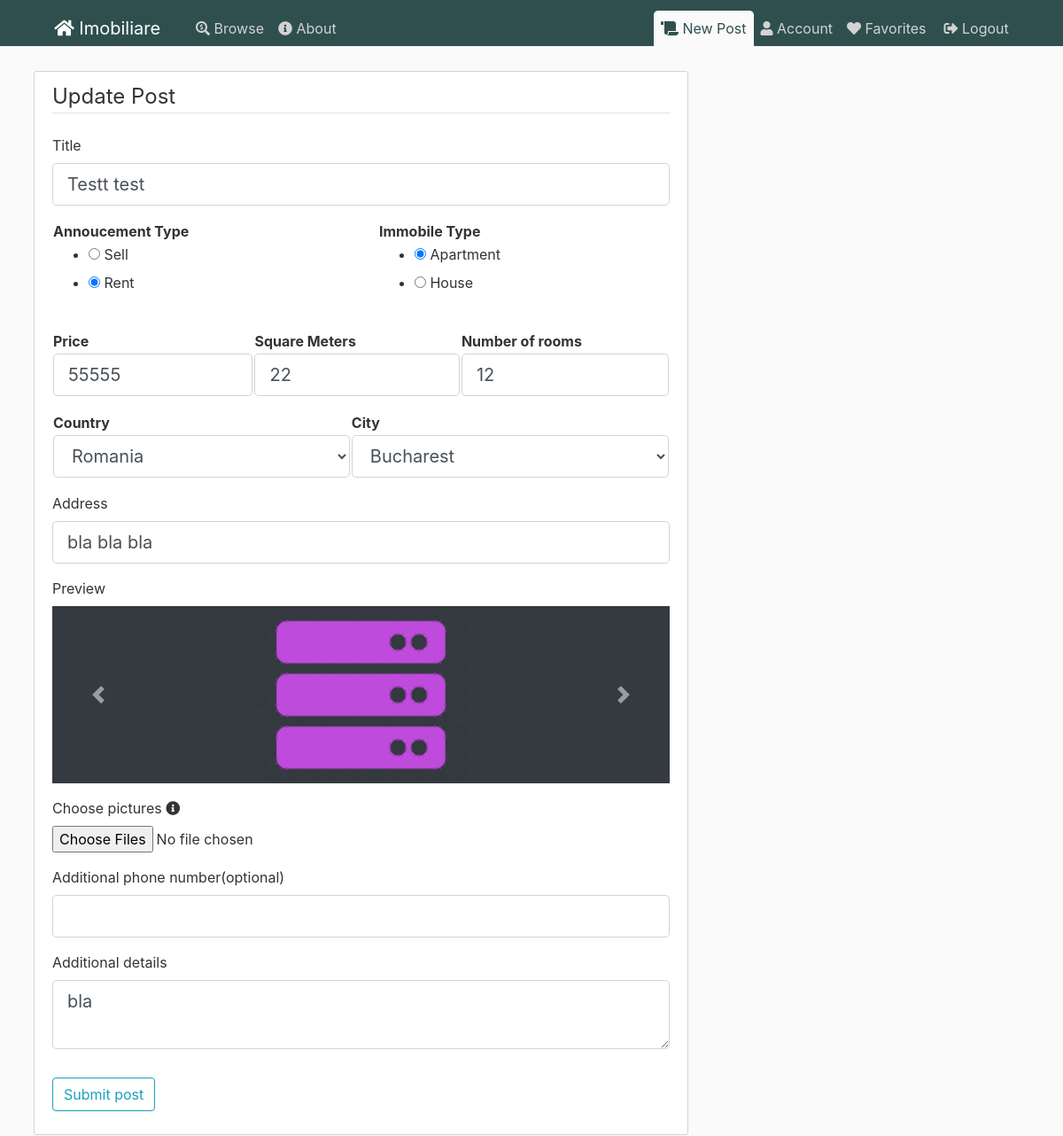
The app's page /post/2/update (signed in) with its own data.
### flaskblog/models.py (models this page shows, shortened)
class Post(db.Model):
    id = db.Column(db.Integer, primary_key=True)
    title = db.Column(db.String(100), nullable=False)
    date_posted = db.Column(db.DateTime, nullable=False, default=datetime.utcnow)
    content = db.Column(db.Text, nullable=False)
    user_id = db.Column(db.Integer, db.ForeignKey('user.id'), nullable=False)
    city_id = db.Column(db.Integer, db.ForeignKey('city.id'), nullable=False)
    anouncement_type = db.Column(db.String(20), nullable=False)
    house_type = db.Column(db.String(20), nullable=False)
    price = db.Column(db.Integer, nullable=False)
    square_meters = db.Column(db.Integer, nullable=False)
    number_rooms = db.Column(db.Integer, nullable=False)
    address = db.Column(db.String(100), nullable=False)
    phonenumber = db.Column(db.String(15), nullable=True)
    post = db.relationship('Image')
    favorited = db.relationship('User', secondary=user_favorites)

class Image(db.Model):
    id = db.Column(db.Integer, primary_key=True)
    name = db.Column(db.String(100), nullable=False)
    post_id = db.Column(db.Integer, db.ForeignKey('post.id'), nullable=False)
    post = db.relationship('Post', backref='images', lazy=True)

### flaskblog/posts/routes.py (the view)
@posts.route("/post/<int:post_id>/update", methods=['GET', 'POST'])
@login_required
def update_post(post_id):
    update=True
    post = Post.query.get_or_404(post_id)
    if post.author != current_user:
        abort(403)
    cities=[(c.name, c.name) for c in City.query.all()]
    countries=[(c.name, c.name) for c in Country.query.all()]
    form = PostForm(city_choices=cities,country_choices=countries)
    if form.validate_on_submit():
        post.title = form.title.data
        post.price = form.price.data
        post.square_meters = form.sqMeters.data
        post.number_rooms = form.nmbRooms.data
        post.phonenumber = form.phonenumber.data
        post.address = form.address.data
        post.content = form.content.data
        post.anouncement_type = form.postType.data
        post.house_type = form.houseType.data
        db.session.commit()
        flash('Your post has been updated!', 'success')
        return redirect(url_for('posts.post', post_id=post.id))
    elif request.method == 'GET':
        form.title.data = post.title
        form.content.data = post.content
        form.price.data = post.price
        form.sqMeters.data = post.square_meters
        form.nmbRooms.data = post.number_rooms
        form.address.data = post.address
        form.phonenumber.data = post.phonenumber
        form.postType.data = dict(form.postType.choices).get(post.anouncement_type)
        form.houseType.data = dict(form.houseType.choices).get(post.house_type)
    return render_template('create_post.html', title='Update Post',
                           form=form, legend='Update Post',update=update,images=post.images)

### flaskblog/models.py (called while the page is built)
@login_manager.user_loader
def load_user(user_id):
    return User.query.get(int(user_id))

### flaskblog/templates/create_post.html (shortened to what this page needs)
{% extends "layout.html" %}
{% set active_page = "newpost" %}
{% block content %}
<div class="content-section">
    <form method="POST" action="" enctype="multipart/form-data">
        <fieldset class="form-group">
            <legend class="border-bottom mb-4">{{ legend }}</legend>
            <div class="form-group">
                {{ form.title.label(class="form-control-label") }}
                {% if form.title.errors %}
                {{ form.title(class="form-control form-control-lg is-invalid") }}
                <div class="invalid-feedback">
                    {% for error in form.title.errors %}
                    <span>{{ error }}</span>
                    {% endfor %}
                </div>
                {% else %}
                {{ form.title(class="form-control form-control-lg") }}
                {% endif %}
            </div>
            <table class="form-group" style="width: 100%;">
                <tr>
                    <th>Annoucement Type</th>
                    <th>Immobile Type</th>
                </tr>
                <tr>
                    <td>
                        {% if form.postType.errors %}
                        <div style="height:100%" class="form-control form-control-lg is-invalid">
                            {{ form.postType }}
                        </div>
                        <div class="invalid-feedback">
                            {% for error in form.postType.errors %}
                            <span>{{ error }}</span>
                            {% endfor %}
                        </div>
                        {% else %}
                        {{ form.postType }}
                        {% endif %}
                    </td>
                    <td>
                        {% if form.houseType.errors %}
                        <div style="height:100%" class="form-control form-control-lg is-invalid">
                            {{ form.houseType }}
                        </div>
                        <div class="invalid-feedback">
                            {% for error in form.houseType.errors %}
                            <span>{{ error }}</span>
                            {% endfor %}
                        </div>
                        {% else %}
                        {{ form.houseType }}
                        {% endif %}
                    </td>
                </tr>
            </table>
            <table class="form-group" style="width: 100%;">
                <tr>
                    <th>Price</th>
                    <th>Square Meters</th>
                    <th>Number of rooms</th>
                </tr>
                <tr>
                    <td>
                        {% if form.price.errors %}
                        {{ form.price(class="form-control form-control-lg is-invalid") }}
                        <div class="invalid-feedback">
                            {% for error in form.price.errors %}
                            <span>{{ error }}</span>
                            {% endfor %}
                        </div>
                        {% else %}
                        {{ form.price(class="form-control form-control-lg") }}
                        {% endif %}
                    </td>
                    <td>
                        {% if form.sqMeters.errors %}
                        {{ form.sqMeters(class="form-control form-control-lg is-invalid") }}
                        <div class="invalid-feedback">
                            {% for error in form.sqMeters.errors %}
                            <span>{{ error }}</span>
                            {% endfor %}
                        </div>
                        {% else %}
                        {{ form.sqMeters(class="form-control form-control-lg") }}
                        {% endif %}
                    </td>
                    <td>
                        {% if form.nmbRooms.errors %}
                        {{ form.nmbRooms(class="form-control form-control-lg is-invalid") }}
                        <div class="invalid-feedback">
                            {% for error in form.nmbRooms.errors %}
                            <span>{{ error }}</span>
                            {% endfor %}
                        </div>
                        {% else %}
                        {{ form.nmbRooms(class="form-control form-control-lg") }}
                        {% endif %}
                    </td>
                </tr>
            </table>
            <table class="form-group" style="width: 100%;">
                <tr>
                    <th>Country</th>
                    <th>City</th>
                </tr>
                <tr>
                    <td>
                        {% if form.country.errors %}
                        {{ form.country(class="form-control form-control-lg is-invalid selectpicker") }}
                        <div class="invalid-feedback">
                            {% for error in form.country.errors %}
                            <span>{{ error }}</span>
                            {% endfor %}
                        </div>
                        {% else %}
                        {{ form.country(class="form-control form-control-lg selectpicker") }}
                        {% endif %}
                    </td>
                    <td>
                        {% if form.city.errors %}
                        {{ form.city(class="form-control form-control-lg is-invalid selectpicker") }}
                        <div class="invalid-feedback">
                            {% for error in form.city.errors %}
                            <span>{{ error }}</span>
                            {% endfor %}
                        </div>
                        {% else %}
                        {{ form.city(class="form-control form-control-lg selectpicker") }}
                        {% endif %}
                    </td>
                </tr>
            </table>
            <div class="form-group">
                {{ form.address.label(class="form-control-label") }}
                {% if form.address.errors %}
                {{ form.address(class="form-control form-control-lg is-invalid") }}
                <div class="invalid-feedback">
                    {% for error in form.address.errors %}
                    <span>{{ error }}</span>
                    {% endfor %}
                </div>
                {% else %}
                {{ form.address(class="form-control form-control-lg") }}
                {% endif %}
            </div>
            <div class="form-group">
                <label for="carouselExampleIndicators">Preview</label>
                <div id="carouselExampleIndicators" class="carousel slide" data-ride="carousel">
                    <div class="carousel-inner">
                        {% if images %}
                            {% for image in images %}
                            <div class="carousel-item {{ 'active' if loop.index == 1 else '' }}">
                                <img class="d-block w-100 newpost-image" src="/static/post_pics/{{image.name}}">
                            </div>
                            {% endfor %}
                        {% endif %}
                    </div>
                    <a class="carousel-control-prev" href="#carouselExampleIndicators" role="button" data-slide="prev">
                      <span class="carousel-control-prev-icon" aria-hidden="true"></span>
                    </a>
                    <a class="carousel-control-next" href="#carouselExampleIndicators" role="button" data-slide="next">
                      <span class="carousel-control-next-icon" aria-hidden="true"></span>
                    </a>
                  </div>
            </div>
            <div class="form-group">
                {{ form.picture.label() }}
                <span data-toggle="tooltip" title="Allowed extensions: .jpg, .png">
                    <i class="fas fa-info-circle"></i>
                </span>
                {{ form.picture(class="form-control-file") }}
            </div>
            <div class="form-group">
                {{ form.phonenumber.label(class="form-control-label") }}
                {% if form.phonenumber.errors %}
                {{ form.phonenumber(class="form-control form-control-lg is-invalid") }}
                <div class="invalid-feedback">
                    {% for error in form.phonenumber.errors %}
                    <span>{{ error }}</span>
                    {% endfor %}
                </div>
                {% else %}
                {{ form.phonenumber(class="form-control form-control-lg") }}
                {% endif %}
            </div>
            <div class="form-group">
                {{ form.content.label(class="form-control-label") }}
                {% if form.content.errors %}
                {{ form.content(class="form-control form-control-lg is-invalid") }}
                <div class="invalid-feedback">
                    {% for error in form.content.errors %}
                    <span>{{ error }}</span>
                    {% endfor %}
                </div>
                {% else %}
                {{ form.content(class="form-control form-control-lg") }}
                {% endif %}
            </div>
        </fieldset>
        <div class="form-group">
            {{ form.submit(class="btn btn-outline-info") }}
        </div>
    </form>
</div>
{% endblock content %}

### flaskblog/static/css/main.css (style rules this page uses)
html { font-size: 16px; overflow-x: hidden; }
body { background: var(--bodybackground); color: var(--bodytextcolor); margin-top: 5rem; width: 100%; }
.content-section { background: var(--white); padding: 10px 20px; border: 1px solid var(--lightgray); border-radius: 3px; margin-bottom: 20px; }
.newpost-image { height: 200px; width: auto !important; display: block; margin-left: auto; margin-right: auto; }
.carousel { background-color: var(--dark); }
a { color: var(--lightblue); font-size: 1rem; cursor: pointer; }
.content-section { overflow: auto ; width:100% !important; overflow-x: hidden !important; }
:root { --darkgreen: #2F4F4F; --lightblue: #17a2b8; --dark: #343a40; --lightgreen: #28a745; --darkred: #b00020; --yellow: #ffc107; --white: white; --gray: gray; --lightgray: lightgray; --fadegray: #f3f3f3; --bodybackground: #fafafa; --bodytextcolor: #333333; --blueglow: rgba(41, 137, 167, 0.2); --whiteglow: rgba(254, 255, 205, 0.2); }
.content-section { overflow-x: auto !important; }

### records on screen
Post: title "Testt test", price "55555", city "Bucharest", address "bla bla bla", content "bla"
Image: name (picture)

### other values on screen
{{ legend }} "Update Post"
